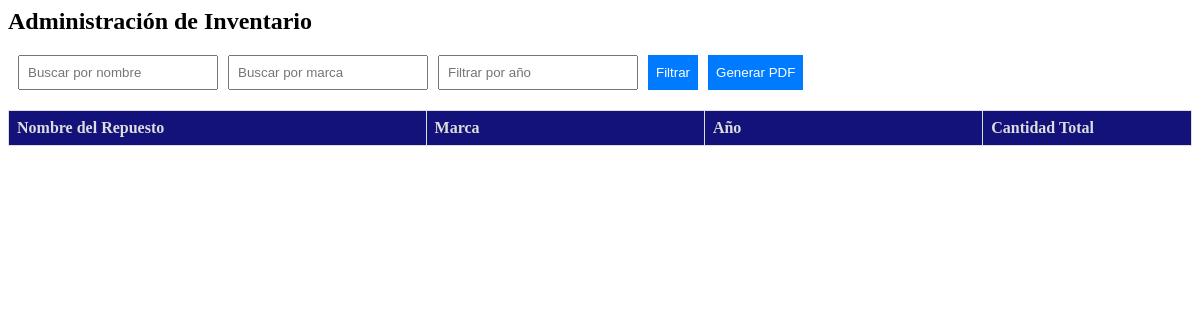
The app's page /adm_inv, older data.
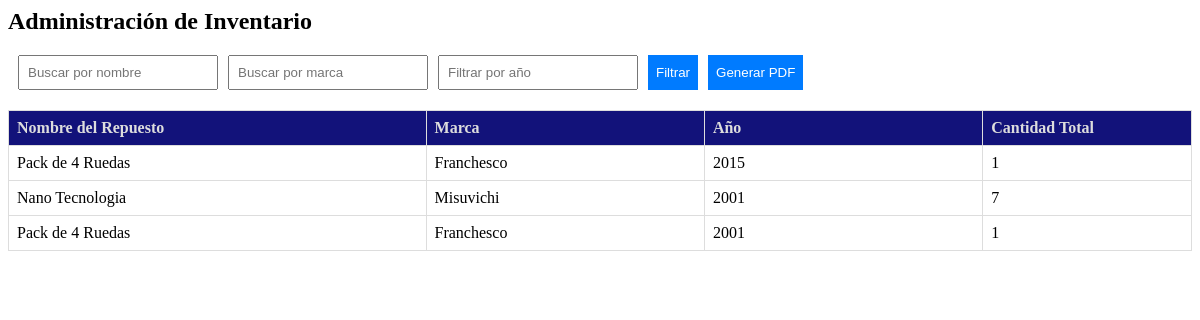
The same page, newer data.
### myapp/models.py (models this page shows)
class Inventario(models.Model):
    rep_nom = models.CharField(max_length=50)
    rep_marc = models.CharField(max_length=25)
    rep_anno = models.IntegerField(null=False)
    inv_cantTotal = models.IntegerField(default=0)

### myapp/views.py (the view)
# urls.py: path('adm_inv', views.adm_inv, name='adm_inv'),
def adm_inv(request):
    inventario = Inventario.objects.all()
    return render(request, 'admin/adm_inv.html', {'inventario': inventario})

### myapp/context_processor.py (called while the page is built)
def totalCarrito(request):
    total = 0
    if "carrito" in request.session.keys():
        for key, value in request.session["carrito"].items():
            total += (value["acumulado"])
    return {"totalCarrito": total}

### myapp/templates/admin/adm_inv.html (shortened to what this page needs)
<h2>Administración de Inventario</h2>
<form id="inventario-filter-form">
  <input
    type="text"
    id="search"
    name="search"
    placeholder="Buscar por nombre"
  />
  <input
    type="text"
    id="marca_filter"
    name="marca_filter"
    placeholder="Buscar por marca"
  />
  <input
    type="number"
    id="anno_filter"
    name="anno_filter"
    placeholder="Filtrar por año"
  />
  <button id="filtrar" type="button" onclick="filterInventario()">Filtrar</button>
  <button type="button" onclick="generatePDF()">Generar PDF</button>
</form>
<div class="col-md-12">
<table class="inventario-table">
  <thead>
      <tr>
          <th class="repuesto-nombre">Nombre del Repuesto</th>
          <th class="repuesto-marca">Marca</th>
          <th class="repuesto-anno">Año</th>
          <th class="cantidad-total">Cantidad Total</th>
      </tr>
  </thead>
  <tbody id="inventario-table-body">
      {% for inventario in inventario %}
          <tr>
              <td class="repuesto-nombre">{{ inventario.rep_nom }}</td>
              <td class="repuesto-marca">{{ inventario.rep_marc }}</td>
              <td class="repuesto-anno">{{ inventario.rep_anno }}</td>
              <td class="cantidad-total">{{ inventario.inv_cantTotal }}</td>
          </tr>
      {% endfor %}
  </tbody>
</table>
</div>

### myapp/templates/admin/adm_inv.html (style rules this page uses)
#inventario-filter-form { padding-left: 10px; margin-bottom: 20px; display: flex; flex-wrap: wrap; gap: 10px; }
#inventario-filter-form input { padding: 8px; width: 200px; }
#inventario-filter-form button { padding: 8px; background-color: #007bff; color: #fff; cursor: pointer; border: none; }
.inventario-table { width: 100%; border-collapse: collapse; margin-top: 20px; }
.inventario-table th { background-color: rgb(18, 18, 122); color: #ddd; }
.inventario-table th, .inventario-table td { border: 1px solid #ddd; padding: 8px; text-align: left; }
.repuesto-nombre { width: 30%; }
.repuesto-marca, .repuesto-anno { width: 20%; }
.cantidad-total { width: 15%; }

Row changes from the older to the newer data that the page shows:
added Inventario: rep_nom "Pack de 4 Ruedas", rep_marc "Franchesco", rep_anno "2015", inv_cantTotal "1"
added Inventario: rep_nom "Nano Tecnologia", rep_marc "Misuvichi", rep_anno "2001", inv_cantTotal "7"
added Inventario: rep_nom "Pack de 4 Ruedas", rep_marc "Franchesco", rep_anno "2001", inv_cantTotal "1"
